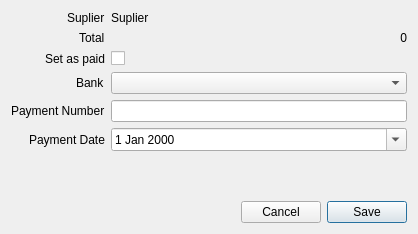
<?xml version="1.0" encoding="UTF-8"?>
<ui version="4.0">
 <class>PurchasePaymentDialog</class>
 <widget class="QDialog" name="PurchasePaymentDialog">
  <property name="geometry">
   <rect>
    <x>0</x>
    <y>0</y>
    <width>418</width>
    <height>234</height>
   </rect>
  </property>
  <property name="windowTitle">
   <string>Purchase Payment</string>
  </property>
  <layout class="QVBoxLayout" name="verticalLayout">
   <item>
    <layout class="QFormLayout" name="formLayout">
     <property name="labelAlignment">
      <set>Qt::AlignRight|Qt::AlignTrailing|Qt::AlignVCenter</set>
     </property>
     <item row="0" column="0">
      <widget class="QLabel" name="label">
       <property name="text">
        <string>Suplier</string>
       </property>
      </widget>
     </item>
     <item row="0" column="1">
      <widget class="QLabel" name="labelSuplier">
       <property name="text">
        <string>Suplier</string>
       </property>
      </widget>
     </item>
     <item row="1" column="0">
      <widget class="QLabel" name="label_2">
       <property name="text">
        <string>Total</string>
       </property>
      </widget>
     </item>
     <item row="1" column="1">
      <widget class="QLabel" name="labelTotal">
       <property name="text">
        <string>0</string>
       </property>
       <property name="alignment">
        <set>Qt::AlignRight|Qt::AlignTrailing|Qt::AlignVCenter</set>
       </property>
      </widget>
     </item>
     <item row="2" column="0">
      <widget class="QLabel" name="label_5">
       <property name="text">
        <string>Set as paid</string>
       </property>
      </widget>
     </item>
     <item row="4" column="0">
      <widget class="QLabel" name="label_3">
       <property name="text">
        <string>Payment Number</string>
       </property>
      </widget>
     </item>
     <item row="4" column="1">
      <widget class="QLineEdit" name="linePayment"/>
     </item>
     <item row="5" column="0">
      <widget class="QLabel" name="label_4">
       <property name="text">
        <string>Payment Date</string>
       </property>
      </widget>
     </item>
     <item row="5" column="1">
      <widget class="QDateEdit" name="datePayment">
       <property name="calendarPopup">
        <bool>true</bool>
       </property>
      </widget>
     </item>
     <item row="2" column="1">
      <widget class="QCheckBox" name="checkPaid">
       <property name="text">
        <string/>
       </property>
      </widget>
     </item>
     <item row="3" column="0">
      <widget class="QLabel" name="label_6">
       <property name="text">
        <string>Bank</string>
       </property>
      </widget>
     </item>
     <item row="3" column="1">
      <widget class="QComboBox" name="comboBank"/>
     </item>
    </layout>
   </item>
   <item>
    <spacer name="verticalSpacer">
     <property name="orientation">
      <enum>Qt::Vertical</enum>
     </property>
     <property name="sizeHint" stdset="0">
      <size>
       <width>20</width>
       <height>40</height>
      </size>
     </property>
    </spacer>
   </item>
   <item>
    <layout class="QHBoxLayout" name="horizontalLayout">
     <item>
      <spacer name="horizontalSpacer">
       <property name="orientation">
        <enum>Qt::Horizontal</enum>
       </property>
       <property name="sizeHint" stdset="0">
        <size>
         <width>40</width>
         <height>20</height>
        </size>
       </property>
      </spacer>
     </item>
     <item>
      <widget class="QPushButton" name="pushCancel">
       <property name="text">
        <string>Cancel</string>
       </property>
       <property name="autoDefault">
        <bool>false</bool>
       </property>
      </widget>
     </item>
     <item>
      <widget class="QPushButton" name="pushSave">
       <property name="text">
        <string>Save</string>
       </property>
       <property name="default">
        <bool>true</bool>
       </property>
      </widget>
     </item>
    </layout>
   </item>
  </layout>
 </widget>
 <tabstops>
  <tabstop>checkPaid</tabstop>
  <tabstop>comboBank</tabstop>
  <tabstop>linePayment</tabstop>
  <tabstop>datePayment</tabstop>
  <tabstop>pushSave</tabstop>
  <tabstop>pushCancel</tabstop>
 </tabstops>
 <resources/>
 <connections>
  <connection>
   <sender>pushCancel</sender>
   <signal>clicked()</signal>
   <receiver>PurchasePaymentDialog</receiver>
   <slot>close()</slot>
   <hints>
    <hint type="sourcelabel">
     <x>280</x>
     <y>163</y>
    </hint>
    <hint type="destinationlabel">
     <x>208</x>
     <y>92</y>
    </hint>
   </hints>
  </connection>
 </connections>
</ui>
